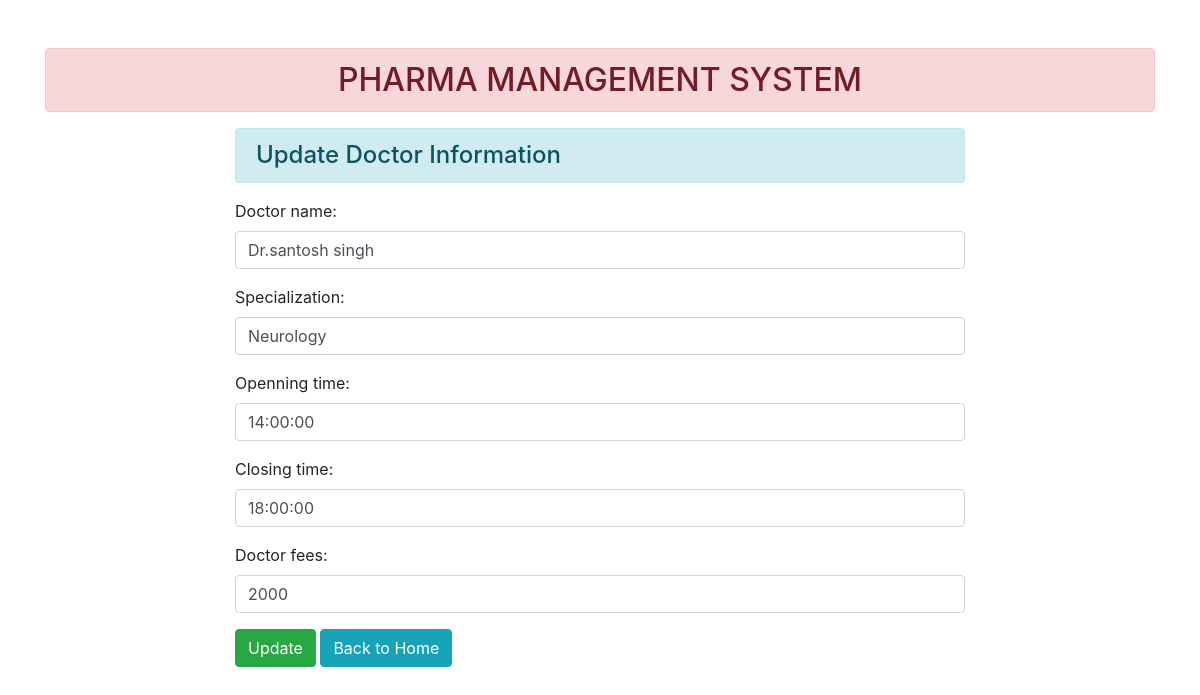
The app's page /5/ with its own data.
### enroll/models.py (models this page shows)
class User(models.Model):
    Doctor_name = models.CharField(max_length=90)
    Specialization = models.CharField(max_length=80)
    Openning_time = models.TimeField(max_length=100)
    Closing_time = models.TimeField(max_length=100)
    Doctor_fees = models.CharField(max_length=50)

### enroll/views.py (the view)
# urls.py: path('<int:id>/', views.update_data, name="updatedata"),
def update_data(request, id):
 if request.method == 'POST':
  pi = User.objects.get(pk=id)
  fm = DoctorRegistration(request.POST, instance=pi)
  if fm.is_valid():
   fm.save()
 else:
  pi = User.objects.get(pk=id)
  fm = DoctorRegistration(instance=pi)
 return render(request, 'enroll/updatestudent.html', {'form':fm})

### enroll/forms.py
class DoctorRegistration(forms.ModelForm):
 class Meta:
  model = User
  fields = ['Doctor_name', 'Specialization', 'Openning_time','Closing_time','Doctor_fees']
  widgets = {
   'Doctor_name': forms.TextInput(attrs={'class':'form-control'}),
   'Specialization': forms.TextInput(attrs={'class':'form-control'}),
   'Openning_time': forms.TimeInput(attrs={'class':'form-control'}),
   'Closing_time': forms.TimeInput(attrs={'class':'form-control'}),
   'Doctor_fees' : forms.TextInput(attrs={'class':'form-control'}),
  }

### enroll/templates/enroll/updatestudent.html (shortened to what this page needs)
{% extends 'enroll/base.html' %}
{% block content %}
 <div class="row">
  <div class="col-sm-8 offset-2">
   <h4 class="alert alert-info">Update Doctor Information</h4>
   <form action="" method="post">
    {{form.as_p}}
    <input type="submit" class="btn btn-success" value="Update">
    <a href="{% url 'addandshow'%}" class="btn btn-info">Back to Home</a>
   </form>
  </div>
 </div>
{% endblock content %}

### records on screen
User: Doctor_name "Dr.santosh singh", Specialization "Neurology", Openning_time "14:00:00", Closing_time "18:00:00", Doctor_fees "2000"
